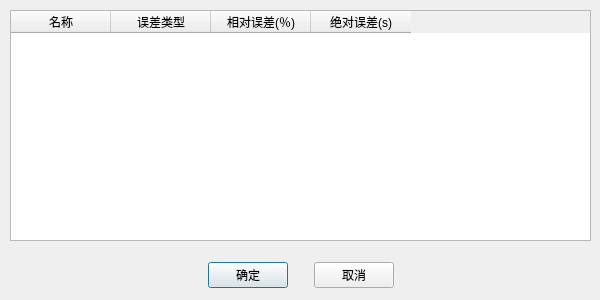
<?xml version="1.0" encoding="UTF-8"?>
<ui version="4.0">
 <class>QPowerDirResultEstimateDlg</class>
 <widget class="QDialog" name="QPowerDirResultEstimateDlg">
  <property name="geometry">
   <rect>
    <x>0</x>
    <y>0</y>
    <width>600</width>
    <height>300</height>
   </rect>
  </property>
  <property name="windowTitle">
   <string>Dialog</string>
  </property>
  <widget class="QTableWidget" name="tableWidget">
   <property name="geometry">
    <rect>
     <x>10</x>
     <y>10</y>
     <width>581</width>
     <height>231</height>
    </rect>
   </property>
   <column>
    <property name="text">
     <string>名称</string>
    </property>
   </column>
   <column>
    <property name="text">
     <string>误差类型</string>
    </property>
   </column>
   <column>
    <property name="text">
     <string>相对误差(％)</string>
    </property>
   </column>
   <column>
    <property name="text">
     <string>绝对误差(s)</string>
    </property>
   </column>
  </widget>
  <widget class="QWidget" name="horizontalLayoutWidget">
   <property name="geometry">
    <rect>
     <x>10</x>
     <y>260</y>
     <width>581</width>
     <height>31</height>
    </rect>
   </property>
   <layout class="QHBoxLayout" name="horizontalLayout">
    <item>
     <spacer name="horizontalSpacer">
      <property name="orientation">
       <enum>Qt::Horizontal</enum>
      </property>
      <property name="sizeHint" stdset="0">
       <size>
        <width>40</width>
        <height>20</height>
       </size>
      </property>
     </spacer>
    </item>
    <item>
     <widget class="QPushButton" name="pushButton">
      <property name="sizePolicy">
       <sizepolicy hsizetype="Fixed" vsizetype="Fixed">
        <horstretch>0</horstretch>
        <verstretch>0</verstretch>
       </sizepolicy>
      </property>
      <property name="text">
       <string>确定</string>
      </property>
     </widget>
    </item>
    <item>
     <spacer name="horizontalSpacer_3">
      <property name="orientation">
       <enum>Qt::Horizontal</enum>
      </property>
      <property name="sizeType">
       <enum>QSizePolicy::Fixed</enum>
      </property>
      <property name="sizeHint" stdset="0">
       <size>
        <width>20</width>
        <height>20</height>
       </size>
      </property>
     </spacer>
    </item>
    <item>
     <widget class="QPushButton" name="pushButton_2">
      <property name="sizePolicy">
       <sizepolicy hsizetype="Fixed" vsizetype="Fixed">
        <horstretch>0</horstretch>
        <verstretch>0</verstretch>
       </sizepolicy>
      </property>
      <property name="text">
       <string>取消</string>
      </property>
     </widget>
    </item>
    <item>
     <spacer name="horizontalSpacer_2">
      <property name="orientation">
       <enum>Qt::Horizontal</enum>
      </property>
      <property name="sizeHint" stdset="0">
       <size>
        <width>40</width>
        <height>20</height>
       </size>
      </property>
     </spacer>
    </item>
   </layout>
  </widget>
 </widget>
 <resources/>
 <connections/>
</ui>
